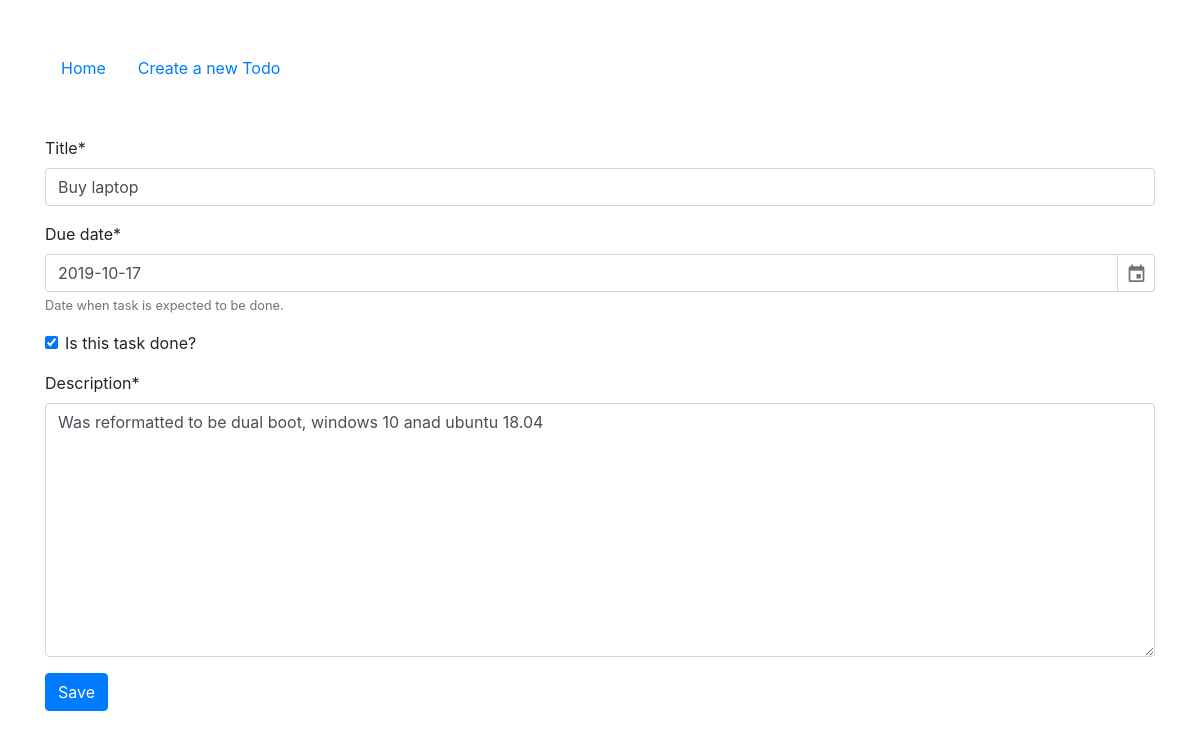
Page /todo/1/update/ on the earlier database version.
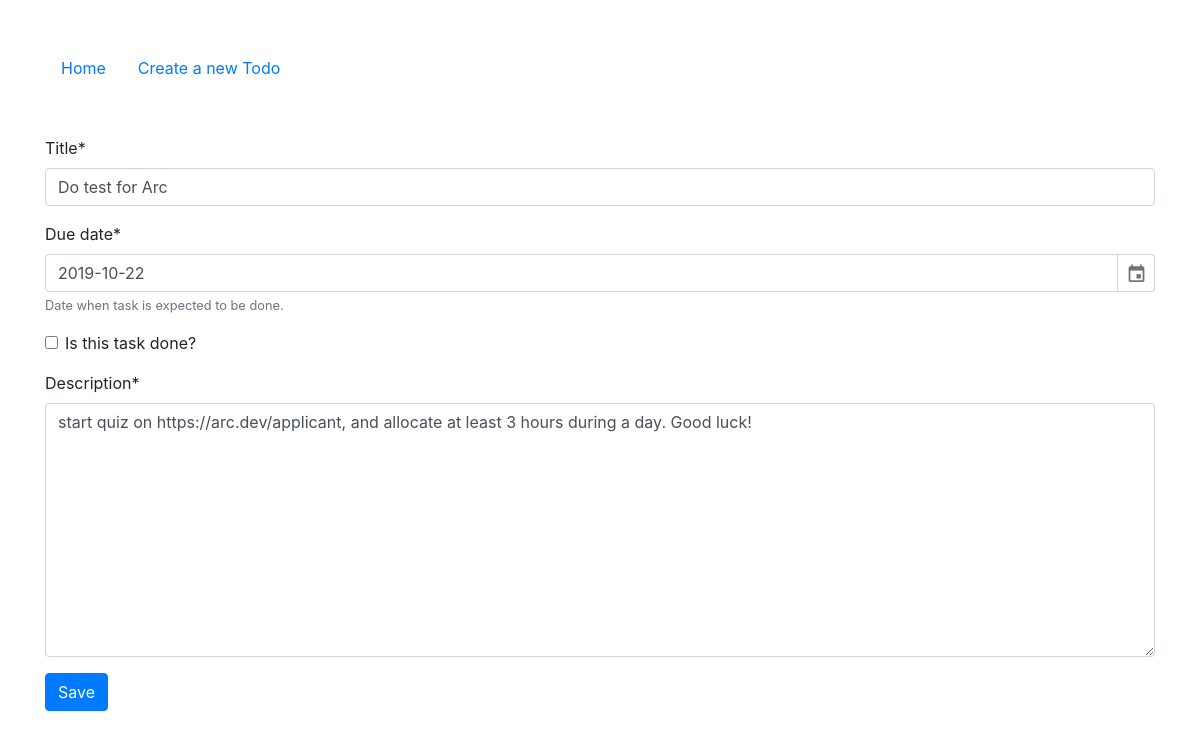
Same page on the later database version.
### main/models.py (models this page shows, shortened)
class Todo(models.Model):
    title = models.CharField(max_length=255)
    due_date = models.DateField()
    done = models.BooleanField(default=False)
    description = models.TextField()

### main/views.py (the view)
# urls.py: path('todo/<int:pk>/update/', TodoUpdateView.as_view(), name='todo_update'),
class TodoUpdateView(SuccessMessageMixin, UpdateView):
    model = Todo
    form_class = TodoForm
    template_name = 'main/todo.html'
    success_url = reverse_lazy('index')
    success_message = 'Todo has been updated successfully.'

### main/forms.py (shortened to what this page needs)
class TodoForm(forms.ModelForm):
    class Meta:
        model = Todo
        fields = '__all__' #['title', 'due_date', 'description', 'done']
        labels = {
            'done': 'Is this task done?'
        }
        help_texts = {
            'due_date': 'Date when task is expected to be done.'
        }

### main/templates/main/todo.html (shortened to what this page needs)
{% extends "base.html" %}
{% load crispy_forms_tags %}
{% block main_content %}
  <form class="" action="" method="POST">
    {{ form|crispy }}
    <button class="btn btn-primary" type="submit" name="button">Save</button>
  </form>
{% endblock %}

Differences in the rows shown:
changed Todo: title "Buy laptop" → "Do test for Arc"; due_date "2019-10-17" → "2019-10-22"; done "☑" → "☐"; description "Was reformatted to be dual boot, windows 10 anad ubuntu 18.04" → "start quiz on https://arc.dev/applicant, and allocate at least 3 hours during a day. Good luck!"
